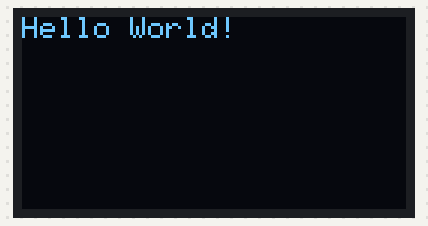
Recording of a sketch running on a simulated Arduino Uno, built with avr-gcc and run on an emulated ATmega328P. Parts: 128×64 one-colour display. The display library's start-up logo is not drawn.

Above: at 1.4 s.

The sketch:

Display.ino
```cpp
/*
Will have four outputs. SDA, SCL, Vin, Ground

When running this code itll ask to install libraries, make sure to do so.
*/


#include <SPI.h>
#include <Wire.h>
#include <Adafruit_GFX.h>
#include <Adafruit_SH110X.h>

Adafruit_SH1107 display = Adafruit_SH1107(64, 128, &Wire);


void setup() {
  Serial.begin(115200);


  delay(250); // wait for the OLED to power up
  display.begin(0x3C, true); // Address 0x3C default


  // Show image buffer on the display hardware.
  // Since the buffer is intialized with an Adafruit splashscreen
  // internally, this will display the splashscreen.
  display.display();//splash screen
  delay(1000);

  // Clear the buffer.
  display.clearDisplay();
  display.display();


  display.setRotation(1);

display.setTextSize(1);
  display.setTextColor(SH110X_WHITE);
  display.setCursor(0,0);


display.print("Hello World!");
display.display();


  // text display tests
  /*display.setTextSize(1);
  display.setTextColor(SH110X_WHITE);
  display.setCursor(0,0);
  display.print("Connecting to SSID\n'adafruit':");
  display.print("connected!");
  display.println("IP: 10.0.1.23");
  display.println("Sending val #0");
  display.display(); // actually display all of the above
  */
}

void loop() {
  /*if(!digitalRead(BUTTON_A)) display.print("A");
  if(!digitalRead(BUTTON_B)) display.print("B");
  if(!digitalRead(BUTTON_C)) display.print("C");
  delay(10);
  yield();
  display.display();
  */
}
```
